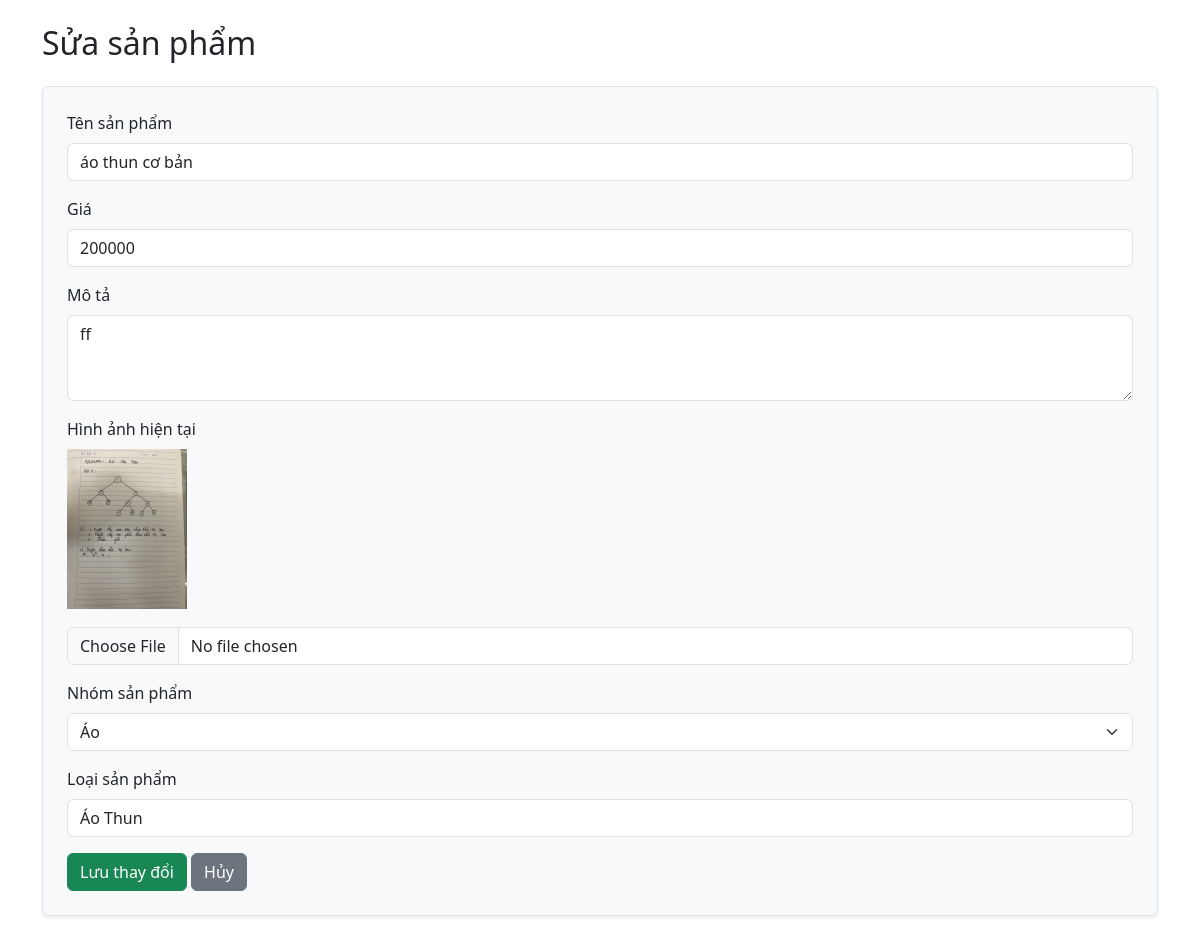
/sua_sanpham.php?id=1, run on the app's committed database.
### tables this page shows
CREATE TABLE `san_pham` (
    `id` INT(10) NOT NULL AUTO_INCREMENT,
    `ten_san_pham` VARCHAR(250) NOT NULL,
    `gia` DECIMAL(10, 0) NOT NULL,
    `mo_ta` TEXT DEFAULT NULL,
    `hinh_anh` VARCHAR(255) DEFAULT NULL,
    `phan_loai` VARCHAR(100) NOT NULL,  
    `loai_chinh` ENUM('Áo', 'Quần', 'Giày', 'Khác') NOT NULL DEFAULT 'Khác',
    `phan_loai_id` INT(10) DEFAULT NULL,  
    `so_luong` INT(10) NOT NULL DEFAULT 0,
    `so_luong_ban` INT(10) NOT NULL DEFAULT 0,  
    `trang_thai` ENUM(
        'Còn hàng',
        'Hết hàng',
        'Ngừng kinh doanh'
    ) NOT NULL DEFAULT 'Còn hàng',
    `ngay_tao` DATETIME NOT NULL DEFAULT CURRENT_TIMESTAMP,
    PRIMARY KEY (`id`),
    CONSTRAINT `fk_sanpham_phanloai` FOREIGN KEY (`phan_loai_id`) REFERENCES `phan_loai_san_pham` (`id`) ON DELETE SET NULL ON UPDATE CASCADE
);

### sua_sanpham.php (the view, shortened to what this page needs)
<?php
include "Database/function.php";
$id = (int)$_GET['id'];
$sql = "SELECT * FROM san_pham WHERE id = $id";
$result = mysqli_query($conn, $sql);
$san_pham = mysqli_fetch_assoc($result);
?>
<!DOCTYPE html>
<html lang="vi">
<head>
    <link href="https://cdn.jsdelivr.net/npm/bootstrap@5.3.2/dist/css/bootstrap.min.css" rel="stylesheet">
</head>
<body class="p-4">
    <div class="container">
        <h2 class="mb-4">Sửa sản phẩm</h2>
        <form action="" method="post" enctype="multipart/form-data" class="border rounded p-4 shadow-sm bg-light">
            <div class="mb-3">
                <label for="ten_san_pham" class="form-label">Tên sản phẩm</label>
                <input type="text" class="form-control" id="ten_san_pham" name="ten_san_pham"
                    value="<?= htmlspecialchars($san_pham['ten_san_pham']) ?>" required>
            </div>
            <div class="mb-3">
                <label for="gia" class="form-label">Giá</label>
                <input type="number" step="0.01" class="form-control" id="gia" name="gia"
                    value="<?= htmlspecialchars($san_pham['gia']) ?>" required>
            </div>
            <div class="mb-3">
                <label for="mo_ta" class="form-label">Mô tả</label>
                <textarea class="form-control" id="mo_ta" name="mo_ta" rows="3"><?= htmlspecialchars($san_pham['mo_ta']) ?></textarea>
            </div>
            <div class="mb-3">
                <label class="form-label">Hình ảnh hiện tại</label><br>
                <?php if (!empty($san_pham['hinh_anh'])): ?>
                    <img src="../uploads/<?= htmlspecialchars($san_pham['hinh_anh']) ?>" alt="" style="max-width:120px; margin-bottom:10px;">
                <?php else: ?>
                    <p>Chưa có ảnh</p>
                <?php endif; ?>
                <input type="file" class="form-control mt-2" id="hinh_anh" name="hinh_anh">
            </div>
            <div class="mb-3">
                <label for="nhom_san_pham" class="form-label">Nhóm sản phẩm</label>
                <select class="form-select" id="nhom_san_pham" name="nhom_san_pham" required>
                    <option value="Áo" <?= $san_pham['nhom_san_pham'] == 'Áo' ? 'selected' : '' ?>>Áo</option>
                </select>
            </div>
            <div class="mb-3">
                <label for="phan_loai" class="form-label">Loại sản phẩm</label>
                <input type="text" class="form-control" id="phan_loai" name="phan_loai"
                    value="<?= htmlspecialchars($san_pham['phan_loai']) ?>" required>
            </div>
            <button type="submit" class="btn btn-success" name="cap_nhat">Lưu thay đổi</button>
            <a href="ds_sanpham.php" class="btn btn-secondary">Hủy</a>
        </form>
    </div>
</body>
</html>

### data on the page
san_pham: ten_san_pham "áo thun cơ bản", gia "200000", mo_ta "ff", hinh_anh (picture), phan_loai "Áo Thun"
